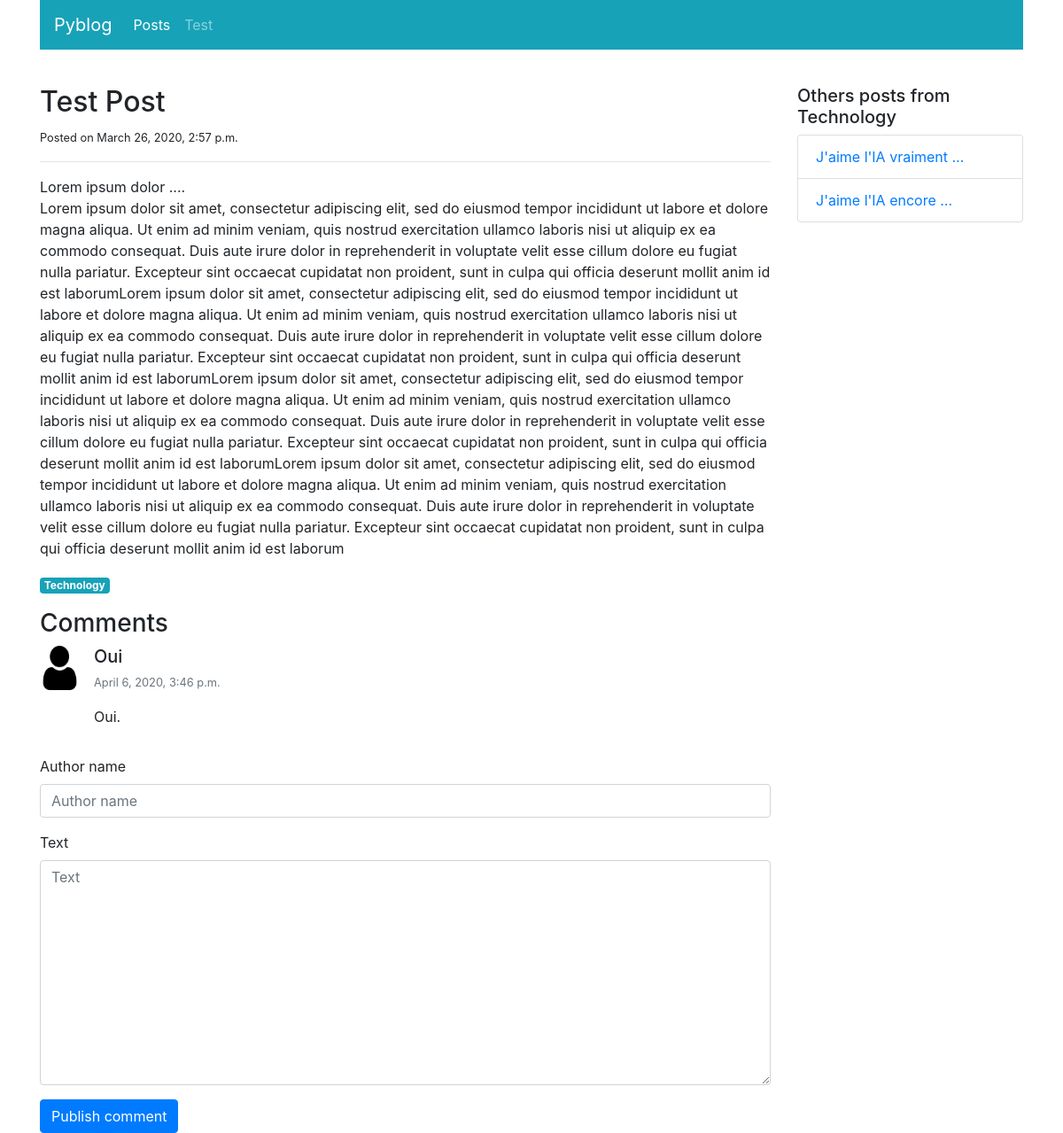
Page /blog/posts/detail/1/ on the earlier database version.
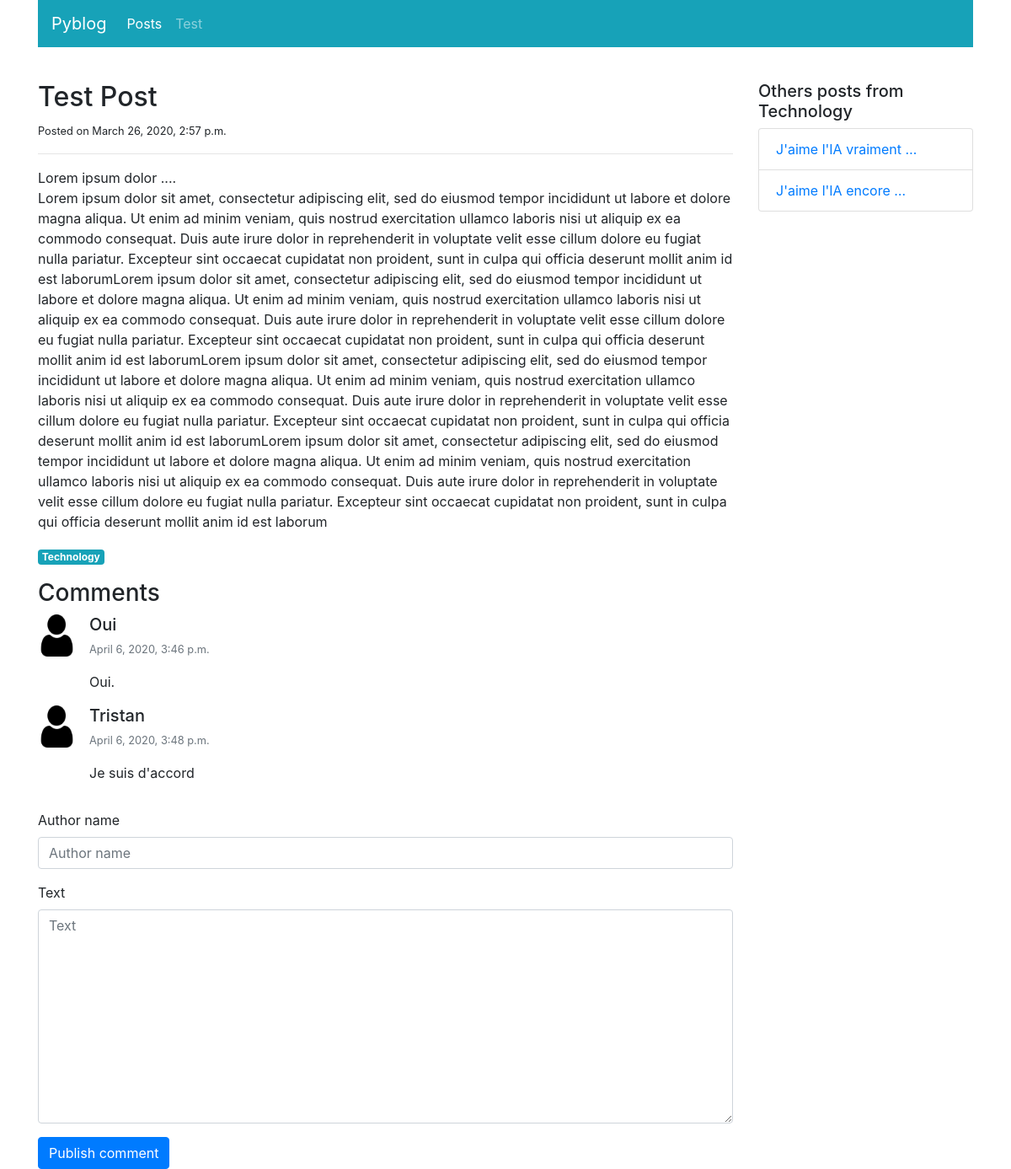
Same page on the later database version.
### blog/models.py (models this page shows, shortened)
class Post(models.Model):
    title = models.CharField(max_length=100)
    category = models.ForeignKey("PostCategory",
                                 null=True,
                                 blank=True,
                                 on_delete=models.DO_NOTHING)
    published = models.BooleanField(default=False)
    text = models.TextField(blank=True)
    create = models.DateTimeField(auto_now_add=True)

class PostCategory(models.Model):
    name = models.CharField(max_length=50)
    def slug(self):
        return slugify(self.name)
    def __str__(self):
        return self.name

class Comment(models.Model):
    STATUS_VISIBLE = "visible"
    STATUS_HIDDEN = "hidden"
    STATUS_MODERATED = "moderated"
    STATUS_CHOICES = (
        (STATUS_VISIBLE, "visible"),
        (STATUS_HIDDEN, "hidden"),
        (STATUS_MODERATED, "moderated"),
    )
    post = models.ForeignKey("Post",
                             on_delete=models.CASCADE,
                             related_name="comments")
    author_name = models.CharField(max_length=100)
    text = models.TextField()
    status = models.CharField(max_length=20, choices=STATUS_CHOICES, default=STATUS_VISIBLE)
    moderation_text = models.CharField(max_length=200, blank=True)
    created_at = models.DateTimeField(auto_now_add=True)

### blog/views.py (the view)
# urls.py: path('posts/detail/<int:post_id>/', views.post_detail, name='post-detail'),
def post_detail(request, post_id, message=''):
    post = get_object_or_404(Post, pk=post_id)
    similar_posts = Post.objects.filter(category=post.category).filter(published=True).exclude(pk=post_id)
    post_comments = post.comments.exclude(status=Comment.STATUS_HIDDEN).order_by("created_at")
    if request.method == "POST":
        comment_form = CreateCommentForm(request.POST)
        if comment_form.is_valid():
            comment = comment_form.save(commit=False)
            comment.post = post
            comment.save()
            args = [post.pk, "Your comment has been posted!"]
            return HttpResponseRedirect(reverse('post-detail-message', args=args) + "#comments")
    else:
        comment_form = CreateCommentForm()
    context = {
        "post": post,
        "similar_posts": similar_posts,
        "post_comments": post_comments,
        "navigation_items": navigation.navigation_items(navigation.NAV_POSTS),
        "comment_form": comment_form,
        "message": message,
    }
    return render(request, "blog/post_detail.html", context)

### blog/forms.py
class CreateCommentForm(forms.ModelForm):
    class Meta:
        model = Comment
        fields = ["author_name", "text",]

### blog/navigation.py (called while the page is built)
def navigation_items(selected_item):
    items = []
    for name, url in NAV_ITEMS:
        items.append(
            {'name': name,
             'url': url,
             'active': True if selected_item == name else False,
             }
        )
    return items

### blog/templates/blog/post_detail.html (shortened to what this page needs)
{% extends 'base.html' %}
{% load static %}
{% load bootstrap4 %}
{% block content %}
<div class="col-sm-9">
    <div class="mt-3">
        <h2>{{ post.title }}</h2>
        <small>Posted on {{ post.create }}</small>
        <hr>
        <p class="text-muted">
            {{ post.text|linebreaks|safe }}
            <a href="{% url 'post-list' post.category.slug %}" class="badge badge-info">
                {{post.category.name|capfirst}}
            </a>
        </p>
    </div>
    <div class="mt-3" id="comments">
        <h3>Comments</h3>
        <ul class="list-unstyled">
            {% for i in post_comments %}
            <li class="media">
                <img class="mr-3" src="{% static 'img/user.png' %}" width="45px" height="50px">
                <div class="media-body">
                    <h5 class="mt-0 mb-1">{{i.author_name}}</h5>
                    <p>
                        <small class="text-muted">{{i.created_at}}</small>
                    </p>
                    <p>
                        {% if i.status == "moderated" %}
                            <span class="font-weight-light font-italic text-muted">[[Moderated comment : {{i.moderation_text}} ]]</span>
                        {% else %}
                            {{i.text}}
                        {% endif %}
                    </p>
                </div>
                {% empty %}
                <li class="media">There is no comment about this post yet.</li>
                {% endfor %}
            </li>
        </ul>
        <form action="{% url 'post-detail' post.pk %}" method="post" class="form">
            {% bootstrap_form comment_form %}
            {% buttons %}
                <button type="submit" class="btn btn-primary">Publish comment</button>
            {% endbuttons %}
        </form>
    </div>
</div>
<div class="col-sm-3">
    <div class="mt-3">
        <h5>Others posts from {{post.category}}</h5>
        <ul class="list-group">
            {% for i in similar_posts %}
            <li class="list-group-item">
                <a href="{% url 'post-detail' i.pk %}">{{ i.title|truncatewords:3 }}</a>
            </li>
            {% empty %}
            This is the only post !
            {% endfor %}
        </ul>
    </div>
</div>
{% endblock content %}

### templates/base.html (shortened to what this page needs)
<!DOCTYPE html>
{% load static %}
<html lang="en">
<head>
    <link rel="stylesheet" href="{% static 'css/bootstrap.min.css' %}">
</head>
<body>
<div class="container">
    <nav class="navbar sticky-top navbar-expand-md navbar-dark bg-info">
        <a class="navbar-brand" href="{% url 'home' %}">Pyblog</a>
        <div class="collapse navbar-collapse" id="navbar">
            <ul class="navbar-nav mr-auto">
                {% for i in navigation_items %}
                <li class="nav-item {%if i.active %} active {% endif %}">
                    <a class="nav-link" href="{{i.url}}">{{i.name}}</a>
                </li>
                {% endfor %}
            </ul>
        </div>
    </nav>
    <div class="row mt-4">
        {% block content %}Please override this block{% endblock %}
    </div>
</div>
</body>
</html>

Differences in the rows shown:
added Comment: author_name "Tristan", created_at "April 6, 2020, 3:48 p.m.", text "Je suis d'accord"
